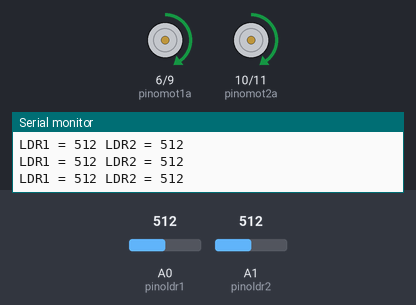
This sketch was run on a simulated Arduino Uno, built with avr-gcc and run on an emulated ATmega328P. Shown: motor-driver pin pairs drawn as motors (green arrow = first pin HIGH = forward, orange = second pin HIGH = backward, longer = more drive), the last lines printed to the serial monitor. Inputs (shaded band) come from the test bench; at power-on: A0 (pinoldr1) = 512, A1 (pinoldr2) = 512.

Above: at 1.2 s.
1.3 s: A0 (pinoldr1) set to 106
2.8 s: A0 (pinoldr1) set to 94
At 3.2 s:
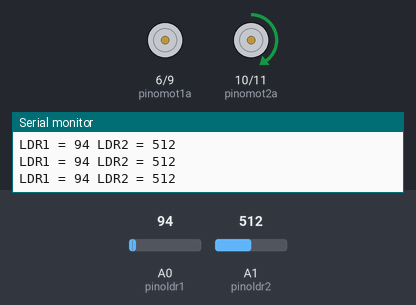
4.3 s: A1 (pinoldr2) set to 106
7.3 s: A1 (pinoldr2) set to 94
At 8.0 s:
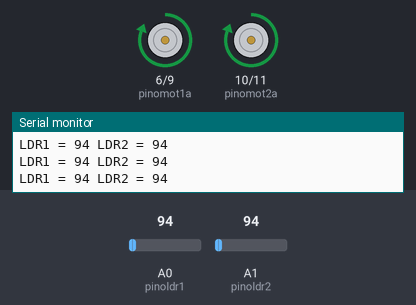
8.8 s: A0 (pinoldr1) set to 110
At 9.4 s:
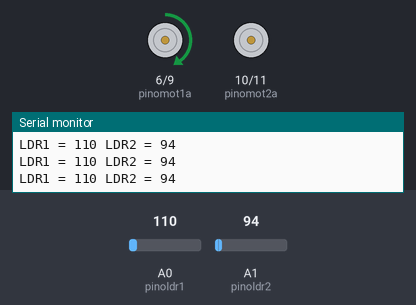
Timing chart, 0 to 11.3 s (numbered marks = the images above; inputs shaded):
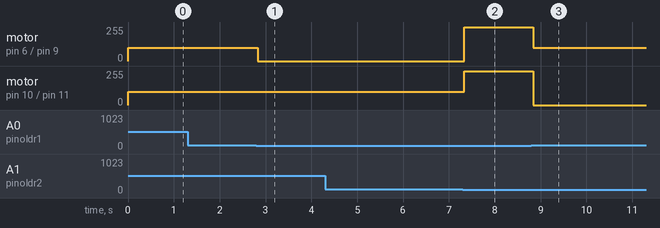

The sketch:

SEGUIDOR_LUZ.ino
```cpp
#define pinoldr1 A0
#define pinoldr2 A1
#define pinomot1a 6
#define pinomot1b 9
#define pinomot2a 10
#define pinomot2b 11

void setup() {
  Serial.begin(9600);
  pinMode(pinomot1a, OUTPUT);
  pinMode(pinomot1b, OUTPUT);
  pinMode(pinomot2a, OUTPUT);
  pinMode(pinomot2b, OUTPUT);
}

void loop() {
  int valorldr1 = analogRead(pinoldr1);
  int valorldr2 = analogRead(pinoldr2);
  Serial.print("LDR1 = ");
  Serial.print(valorldr1);
  Serial.print(" LDR2 = ");
  Serial.println(valorldr2);

  if ((valorldr1 >= 100) && (valorldr2 < 100)) {
    analogWrite(pinomot1a, 100);
    analogWrite(pinomot1b, 0);
    analogWrite(pinomot2a, 0);
    analogWrite(pinomot2b, 0);
  }

  if ((valorldr1 < 100) && (valorldr2 >= 100)) {
    analogWrite(pinomot1a, 0);
    analogWrite(pinomot1b, 0);
    analogWrite(pinomot2a, 100);
    analogWrite(pinomot2b, 0);
  }

  if ((valorldr1 >= 100) && (valorldr2 >= 100)) {
    analogWrite(pinomot1a, 100);
    analogWrite(pinomot1b, 0);
    analogWrite(pinomot2a, 100);
    analogWrite(pinomot2b, 0);
  }

  if ((valorldr1 < 100) && (valorldr2 < 100)) {
    analogWrite(pinomot1a, 255);
    analogWrite(pinomot1b, 0);
    analogWrite(pinomot2a, 255);
    analogWrite(pinomot2b, 0);
  }

}
```

Measured:
- the behaviour switches between 100 and 99 on A0 (pinoldr1) (found by bisection; images 0 and 1)
- the behaviour switches between 100 and 99 on A1 (pinoldr2) (found by bisection; images 1 and 2)
- after the input at 2.8 s, motor on pin 6 (pinomot1a) / pin 9 (pinomot1b): forward 100/255 → stopped at once
- after the input at 7.3 s, motor on pin 6 (pinomot1a) / pin 9 (pinomot1b): stopped → forward 255/255 at once; motor on pin 10 (pinomot2a) / pin 11 (pinomot2b): forward 100/255 → forward 255/255 at once
- after the input at 8.8 s, motor on pin 6 (pinomot1a) / pin 9 (pinomot1b): forward 255/255 → forward 100/255 at once; motor on pin 10 (pinomot2a) / pin 11 (pinomot2b): forward 255/255 → stopped at once
